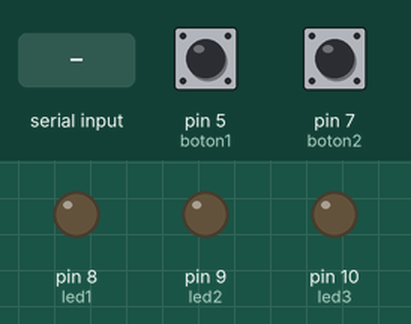
Bench run of a sketch on a simulated Arduino Uno, built with avr-gcc and run on an emulated ATmega328P. On the bench: output pins drawn as LEDs (lit = HIGH). Dashed ring = blinking. Inputs (shaded band) come from the test bench; at power-on: pin 5 (boton1) LOW, pin 7 (boton2) LOW. What the sketch prints to the serial monitor is not drawn.

Above: at 1.2 s.
1.3 s: pin 5 (boton1) pulled HIGH for 1 s
At 1.47 s:
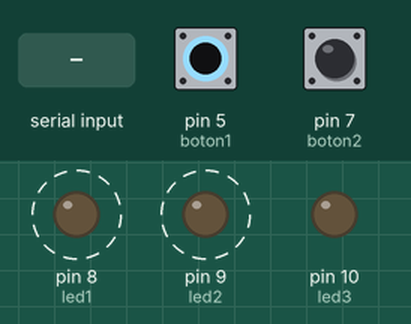
3.8 s: pin 7 (boton2) pulled HIGH for 3.2 s
At 6.91 s:
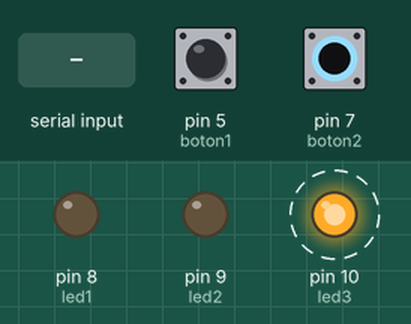
8.5 s: "a" received over Serial
At 8.9 s:
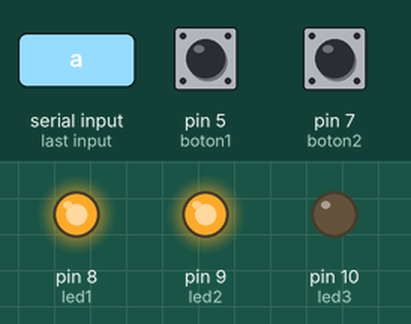
10.0 s: pin 7 (boton2) pulled HIGH for 0.15 s
At 11.3 s:
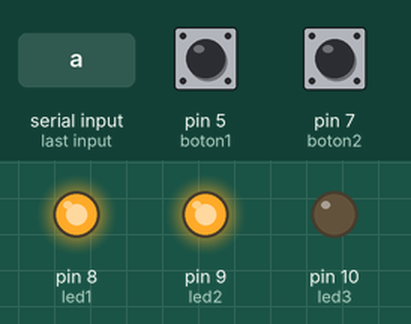
11.6 s: pin 5 (boton1) pulled HIGH for 0.15 s
At 12.7 s:
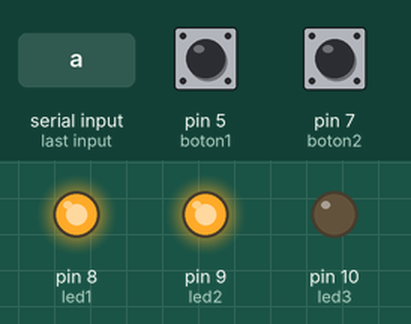
13.2 s: "b" received over Serial
At 13.6 s:
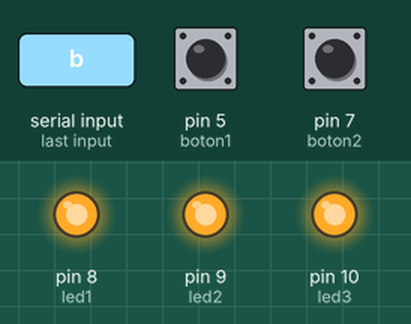
Timing chart, 0 to 15.7 s (numbered marks = the images above; inputs shaded):
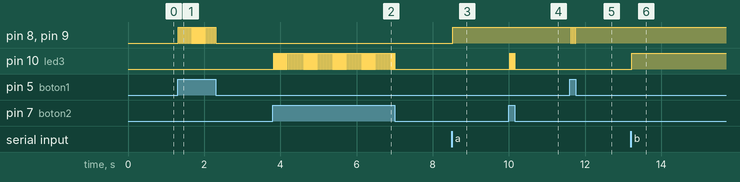

The sketch:

sketch_nov30b.ino
```cpp
  bool sensor1=false;
  bool sensor2=false;
  int led1=8;
  int led2=9;
  int led3=10;
  int boton1=5;
  int boton2=7;
  char Letra;
void setup() {
  Serial.begin(9600);
  pinMode(led1,OUTPUT);
  pinMode(led2,OUTPUT);
  pinMode(led3,OUTPUT);
  pinMode(boton1,INPUT);
  pinMode(boton2,INPUT);
}

void loop() {
  Letra = Serial.read();

  if(digitalRead(boton1)==HIGH or Letra=='a'){
    delay(20);
    sensor1= !sensor1;
    digitalWrite(led1,sensor1);
    digitalWrite(led2,sensor1);
    Serial.write('a');
  }
  if(digitalRead(boton2)==HIGH or Letra=='b'){
    delay(20);
    sensor2= !sensor2;
    digitalWrite(led3, sensor2);
    Serial.write('b');
  }

}
```

Measured:
- after the input at 1.3 s, pin 8 (led1), pin 9 (led2): alternates HIGH for 0.02 s and LOW for 0.02 s, 50 changes in all, then stays LOW, starting at once
- after the input at 3.8 s, pin 10 (led3): alternates HIGH for 0.02 s and LOW for 0.02 s, 160 changes in all, then stays LOW, starting at once
- after the input at 8.5 s, pin 8 (led1), pin 9 (led2): LOW → HIGH at once
- after the input at 10.0 s, pin 10 (led3): alternates HIGH for 0.02 s and LOW for 0.02 s, 8 changes in all, then stays LOW, starting at once
- after the input at 11.6 s, pin 8 (led1), pin 9 (led2): alternates HIGH for 0.02 s and LOW for 0.02 s, 8 changes in all, then stays HIGH, starting at once
- after the input at 13.2 s, pin 10 (led3): LOW → HIGH at once
